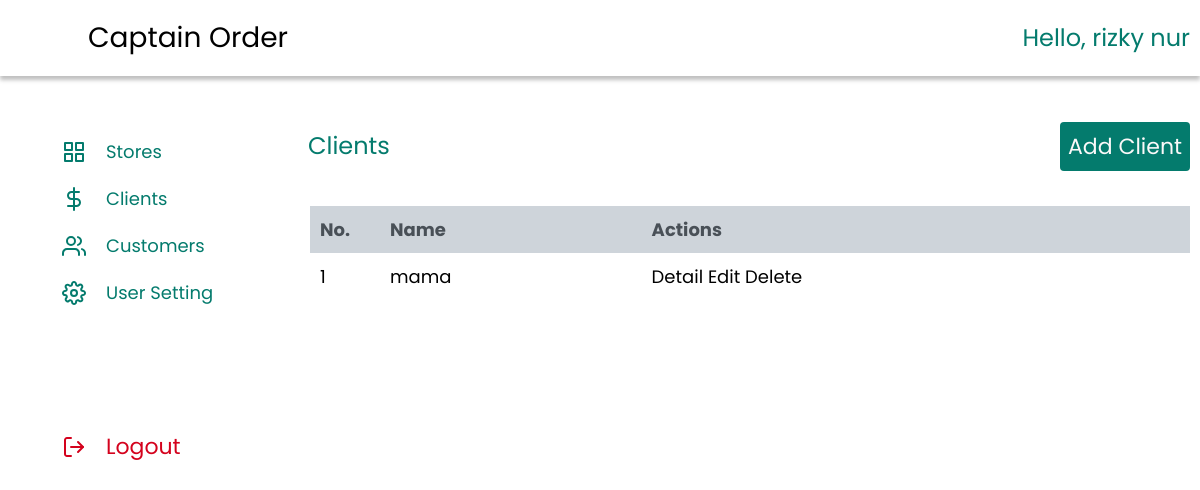
The page /index_u.php?page=data-client (signed in) on the database as committed earlier.
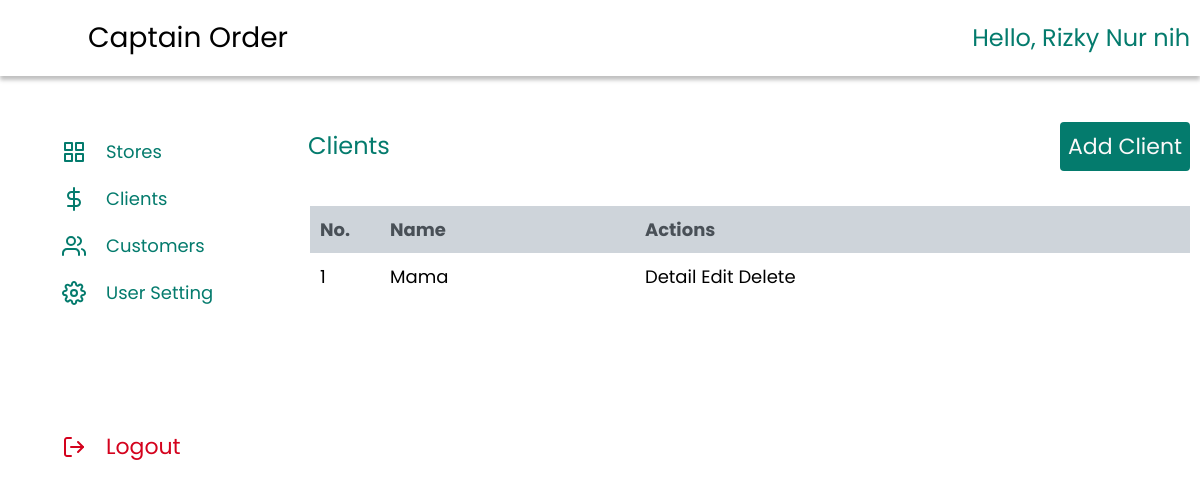
The same page on the database as committed later.
### tables this page shows
CREATE TABLE `client` (
  `id` int(11) NOT NULL,
  `username` varchar(50) NOT NULL,
  `password` varchar(8) NOT NULL,
  `name_c` varchar(50) NOT NULL,
  `address` varchar(100) NOT NULL,
  `phone_number` varchar(13) NOT NULL,
  `email` varchar(50) NOT NULL,
  `id_card` varchar(255) NOT NULL,
  `profile_picture` varchar(255) NOT NULL,
  `business_license` varchar(255) NOT NULL
);

### super/client/clients.php (the view)
<?php
$a=1;
 ?>
<div class="head">
	<div class="tittle">
		<p>Clients</p>
	</div>
	<div class="button">
		<a href="?page=add-client">Add Client</a>
	</div>
</div>
<div class="cont-show-client">
	<table>
		<tr>
			<th style="width: 50px;">No.</th>
			<th>Name</th>
			<th>Actions</th>
		</tr>
		<?php
		$sql_cek="SELECT *FROM client";
		$query_cek = mysqli_query($koneksi, $sql_cek);
	  while($data_cek= mysqli_fetch_array($query_cek,MYSQLI_ASSOC)) :?>
		<tr>
			<td style="width: 50px;"><?= $a++; ?></td>
			<td><?= $data_cek['name_c']; ?></td>
			<td>
				<a href="?page=detail-client&kode=<?=$data_cek['id']; ?>">Detail</a>
				<a href="?page=edit-client&kode=<?=$data_cek['id']; ?>">Edit</a>
				<a href="?page=del-client&kode=<?=$data_cek['id']; ?>" onclick="return confirm('Apakah anda yakin hapus data ini ?')">Delete</a>
			</td>
		</tr>
	<?php endwhile ?>
	</table>
</div>

### index_u.php (shortened to what this page needs)
<?php
if (!isset($_SESSION["ses_username"])) {
	header("location: ./super/user/login.php");
} else{
	$data_name=$_SESSION["ses_name"];
}
include './inc/koneksi.php';
 ?>
<!DOCTYPE html>
<html>
<head>
	<link href="./dist/css/main.css" rel="stylesheet" />
</head>
<body>
	<div class="header">
		<div class="brand">
			<div class="image">
			</div>
			<div class="text">
				<p>Captain Order</p>
			</div>
		</div>
		<div class="greet">
			<p>Hello, <?= $data_name; ?></p>
		</div>
	</div>
	<div class="container">
		<div class="aside">
			<div class="navbar">
				<div class="nav">
					<div class="image">
					</div>
					<a href="?page=data-store">Stores</a>
				</div>
				<div class="nav">
					<div class="image">
					</div>
					<a href="?page=data-client">Clients</a>
				</div>
				<div class="nav">
					<div class="image">
					</div>
					<a href="?page=data-customer">Customers</a>
				</div>
				<div class="nav">
					<div class="image">
					</div>
					<a href="?page=edit-user">User Setting</a>
				</div>
			</div>
			<div class="logout">
				<div class="log">
					<div class="image">
					</div>
					<a href="./super/user/logout.php" onclick="return confirm('Apakah anda yakin ingin keluar?')">Logout</a>
				</div>
			</div>
		</div>
		<div class="content">
			<?php
				if (isset($_GET['page'])) {
				 	$hal=$_GET['page'];
				 	switch ($hal) {
				 		case 'data-client':
				 			include './super/client/clients.php';
				 			break;
				 	}
				 } else {
			 			include './super/store/stores.php';
				 }
			?>
		</div>
	</div>
</body>
</html>

Rows that differ between the two databases and show on the page:
removed client: name_c "mama"
added client: name_c "Mama"
Other text that changed with them:
$data_name: "rizky nur" → "Rizky Nur nih"
